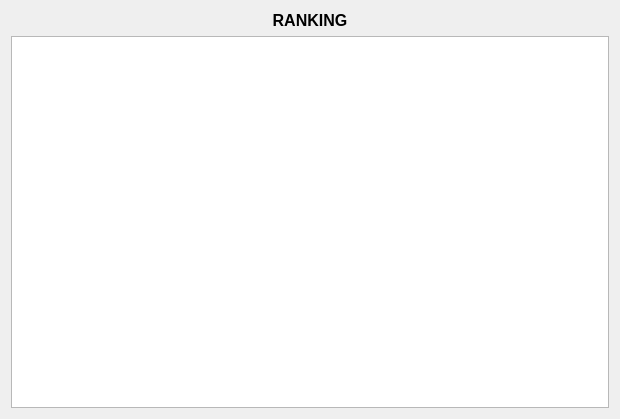
<?xml version="1.0" encoding="UTF-8"?>
<ui version="4.0">
 <class>PantallaRanking</class>
 <widget class="QWidget" name="PantallaRanking">
  <property name="geometry">
   <rect>
    <x>0</x>
    <y>0</y>
    <width>620</width>
    <height>419</height>
   </rect>
  </property>
  <property name="windowTitle">
   <string>Form</string>
  </property>
  <layout class="QVBoxLayout" name="verticalLayout">
   <item>
    <widget class="QLabel" name="label">
     <property name="font">
      <font>
       <pointsize>12</pointsize>
       <bold>true</bold>
      </font>
     </property>
     <property name="layoutDirection">
      <enum>Qt::LayoutDirection::LeftToRight</enum>
     </property>
     <property name="text">
      <string>RANKING</string>
     </property>
     <property name="alignment">
      <set>Qt::AlignmentFlag::AlignCenter</set>
     </property>
    </widget>
   </item>
   <item>
    <widget class="QTableView" name="tableView"/>
   </item>
  </layout>
 </widget>
 <resources/>
 <connections/>
</ui>
